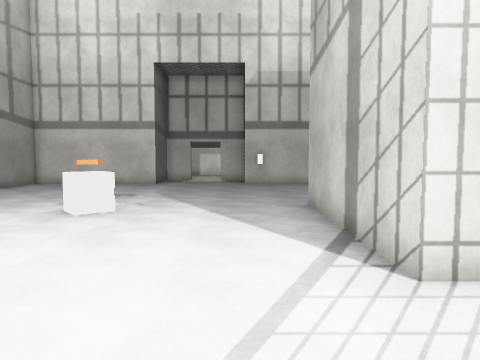
[1] (above)

16 first-person views from a walk through a Unity game level. The camera is 1.4 m above the floor, tilts 4° down and sees 70° across. The floor is counted in squares, 1 m on a side. Each view is taken from the middle of a square. On the plan, view 1 faces up. The plan holds only what a view shows up to about 15 squares ahead; the rest is blank. The place goes on beyond the plan. The player character is not drawn. Some surface patterns are stand-ins.

[2]
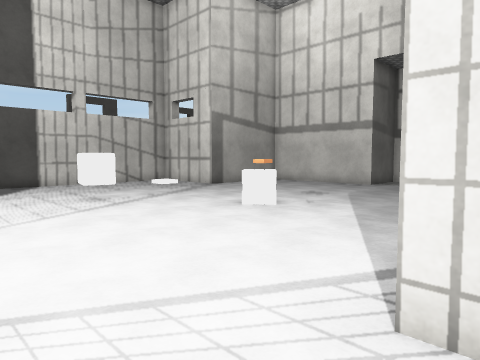

[3]
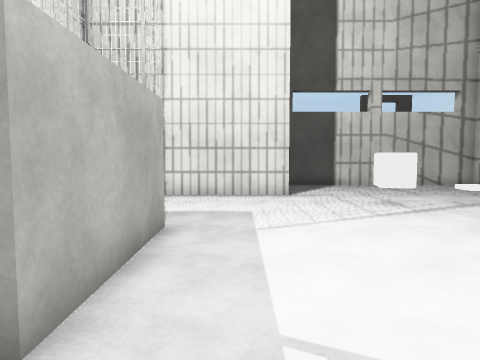

[4]
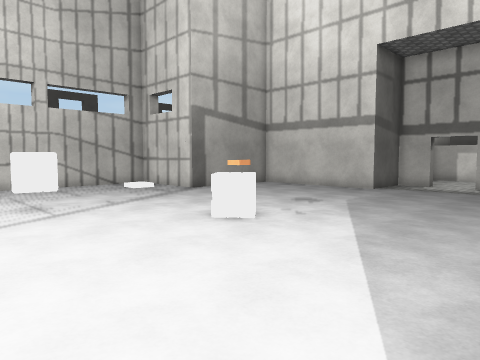

[5]
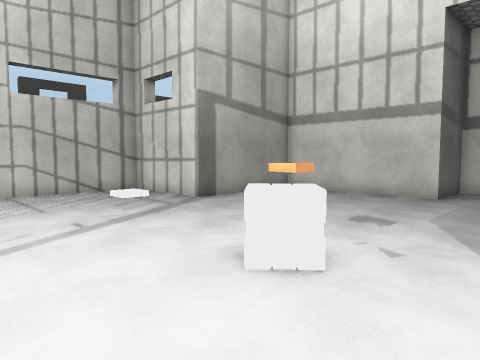

[6]
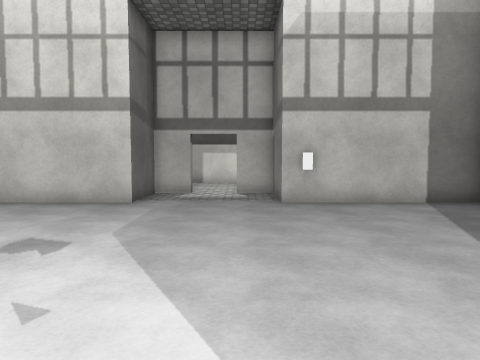

[7]
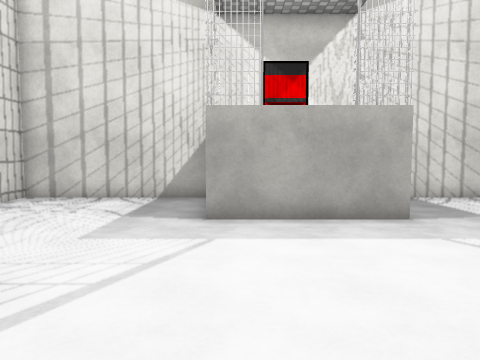

[8]
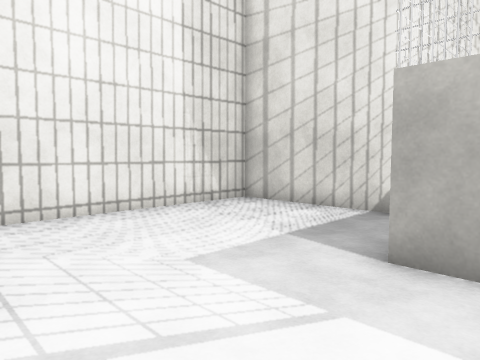

[9]
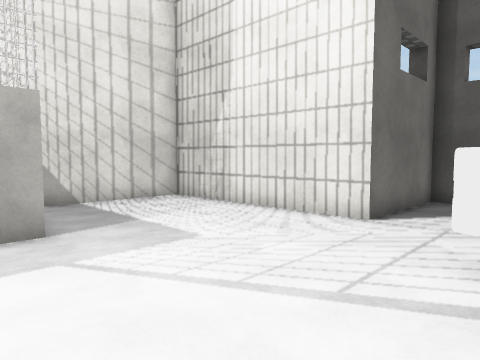

[10]
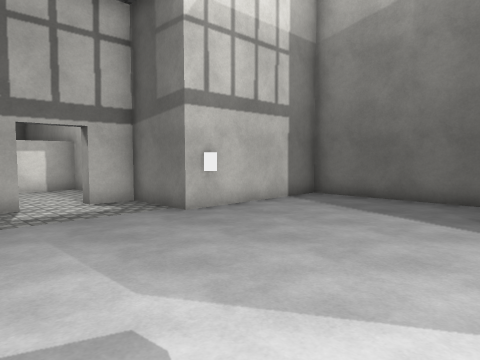

[11]
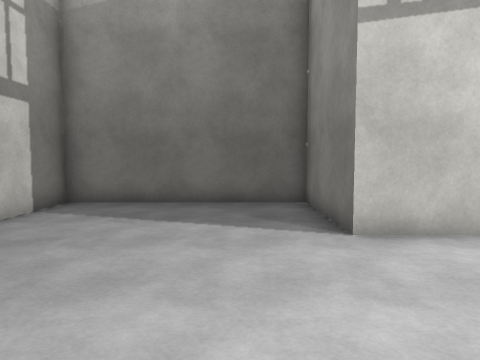

[12]
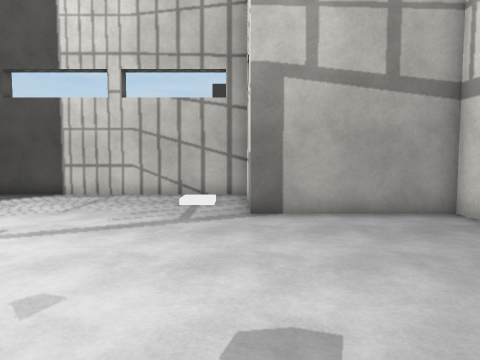

[13]
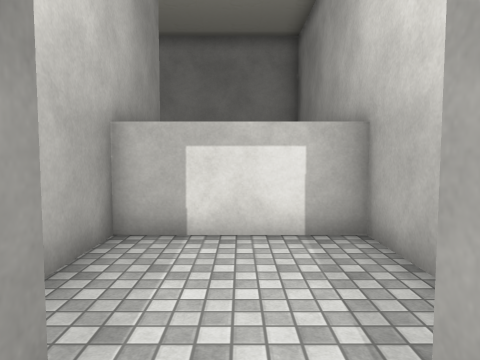

[14]
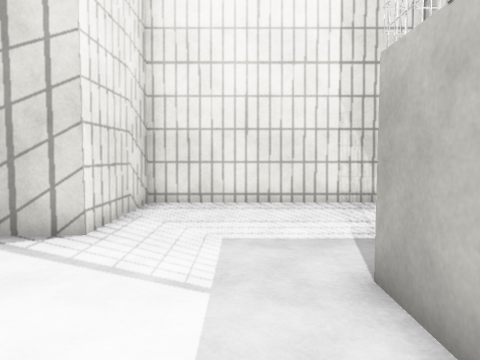

[15]
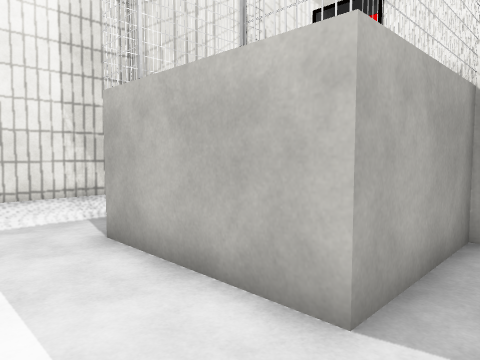

[16]
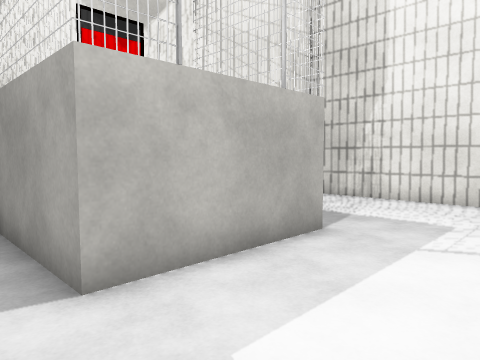

### Floor plan
Points are (right, up) in squares from view 1. A wall is a line through its corners. A room is listed if a view was taken in it or the views show most of it. See-through windows are left out.
Room 1 (views 1, 2, 3, 4, 5, 6, 7, 8, 9, 10, 11, 12, 13, 14, 15, 16)
walls: (-7.4, 5.9) (-7.6, 4.9) (-8.6, 5.1); (-3.6, -0.5) (-0.3, -0.5) (-0.3, -4.4); (0.1, -4.5) (6.2, -4.5) (6.2, 3.7) (2, 3.7) (2, 10) (6.2, 10) (6.2, 17.2) (0.3, 17.2) (0.3, 20) (-1.1, 20) (-1.1, 20.5); (-2.9, 20.5) (-2.9, 20) (-4.2, 20) (-4.2, 17.2) (-10.3, 17.2) (-10.3, 12.3) (-14.5, 12.3) (-14.5, 2.8) (-10.3, 2.8) (-10.3, -4.5) (-4.8, -4.5) (-4.8, -1.4)
low walls: (-3.3, 8.5) (-3.9, 8) (-4.3, 8.4)
ways out: opening at (-2, 20)
objects: other object (-4, -1); other object (-4, 9); other object (-1, -1)

Where each view was taken, in squares from view 1:
view 1: 0 up, 0 right, facing up
view 2: 1 up, 3 right, facing up-left
view 3: 1 up, 2 right, facing left
view 4: 3 up, 2 right, facing up-left
view 5: 5 up, 1 left, facing up-left
view 6: 7 up, 1 left, facing up
view 7: 7 up, 1 left, facing down
view 8: 4 up, 2 left, facing down-right
view 9: 6 up, 3 left, facing down-left
view 10: 10 up, 5 left, facing up-right
view 11: 12 up, 4 left, facing right
view 12: 12 up, 2 left, facing left
view 13: 19 up, 2 left, facing up
view 14: 1 up, 4 left, facing right
view 15: 2 up, 6 left, facing down-right
view 16: 3 up, 1 right, facing down-left
